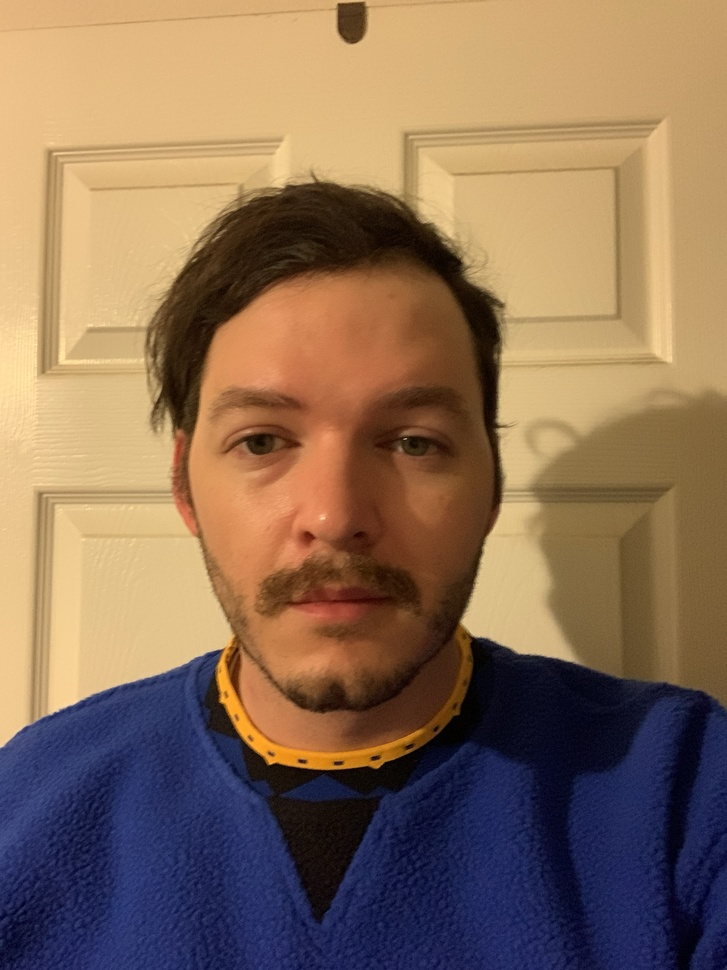
#> input picture test_image.jpeg, 727 x 970 px, shrunk from 2316 x 3088 before the run
$ python face_detector.py
#> lines starting #> are read from the running program, lines starting #| are printed output that depends on the picture; after the words box and inside, x2 and y2 are one past the last pixel; in counts of white or black regions, pixels touching at a corner belong together
# import open cv
import cv2
# initializing our model
face_cascade = cv2.CascadeClassifier(cv2.data.haarcascades + "haarcascade_frontalface_default.xml")
# pulling our image
img = cv2.imread("test_image.jpeg")
#> img is the input picture: shape (970, 727, 3); mean B, G, R 88.4, 111.4, 138.6
# converting our image to grayscale
gray = cv2.cvtColor(img, cv2.COLOR_BGR2GRAY)
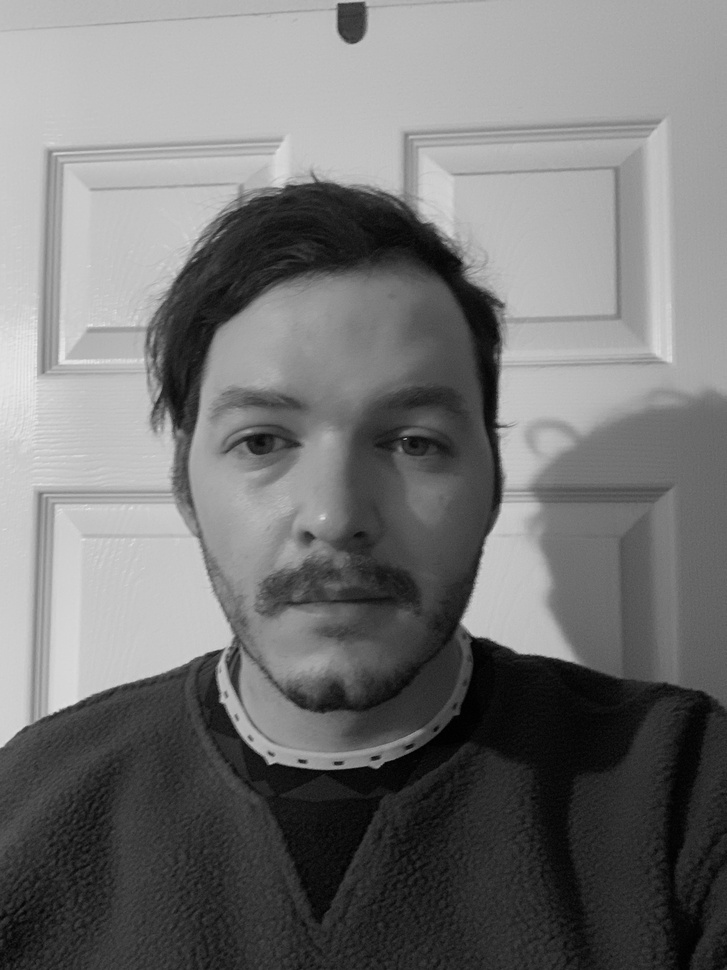
#> gray: shape (970, 727); min 0, max 237, mean 116.9
# detecting faces
faces = face_cascade.detectMultiScale(gray, 1.5, 4)
#> faces = [[136, 280, 410, 410]]
# for loop to draw a rectangle around detected faces
for (x, y, w, h) in faces:
    cv2.rectangle(img, (x, y), (x+w, y+h), (255, 0, 0), 2)
#> this loop made 1 pass
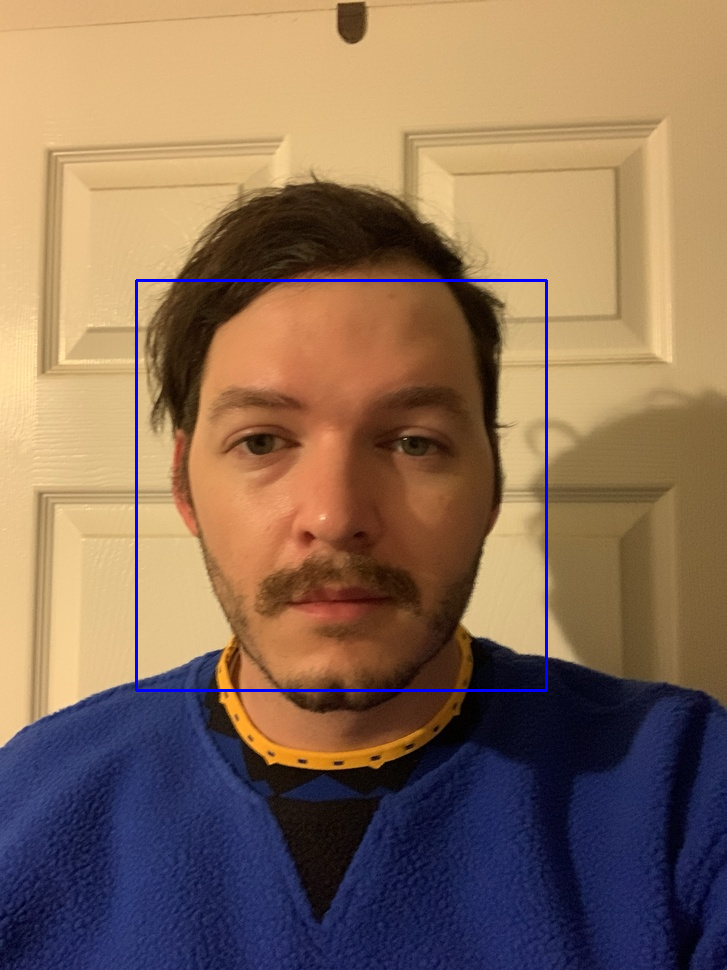
#> img: shape (970, 727, 3); 0.7% of pixels changed, all inside (x1, y1, x2, y2) = (135, 279, 548, 692)

# shows image
cv2.imshow('img', img)
# keypress will close program
cv2.waitKey()
